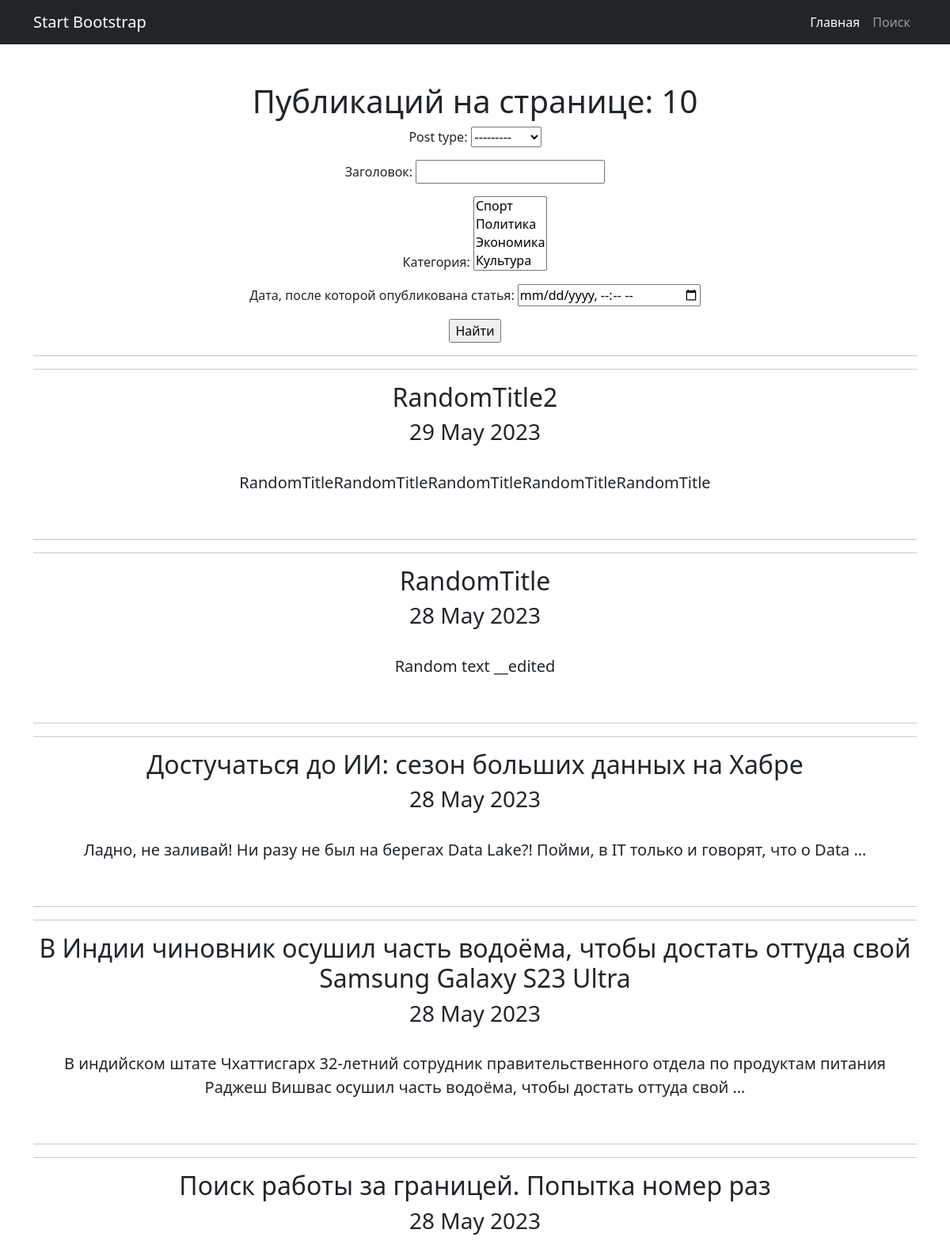
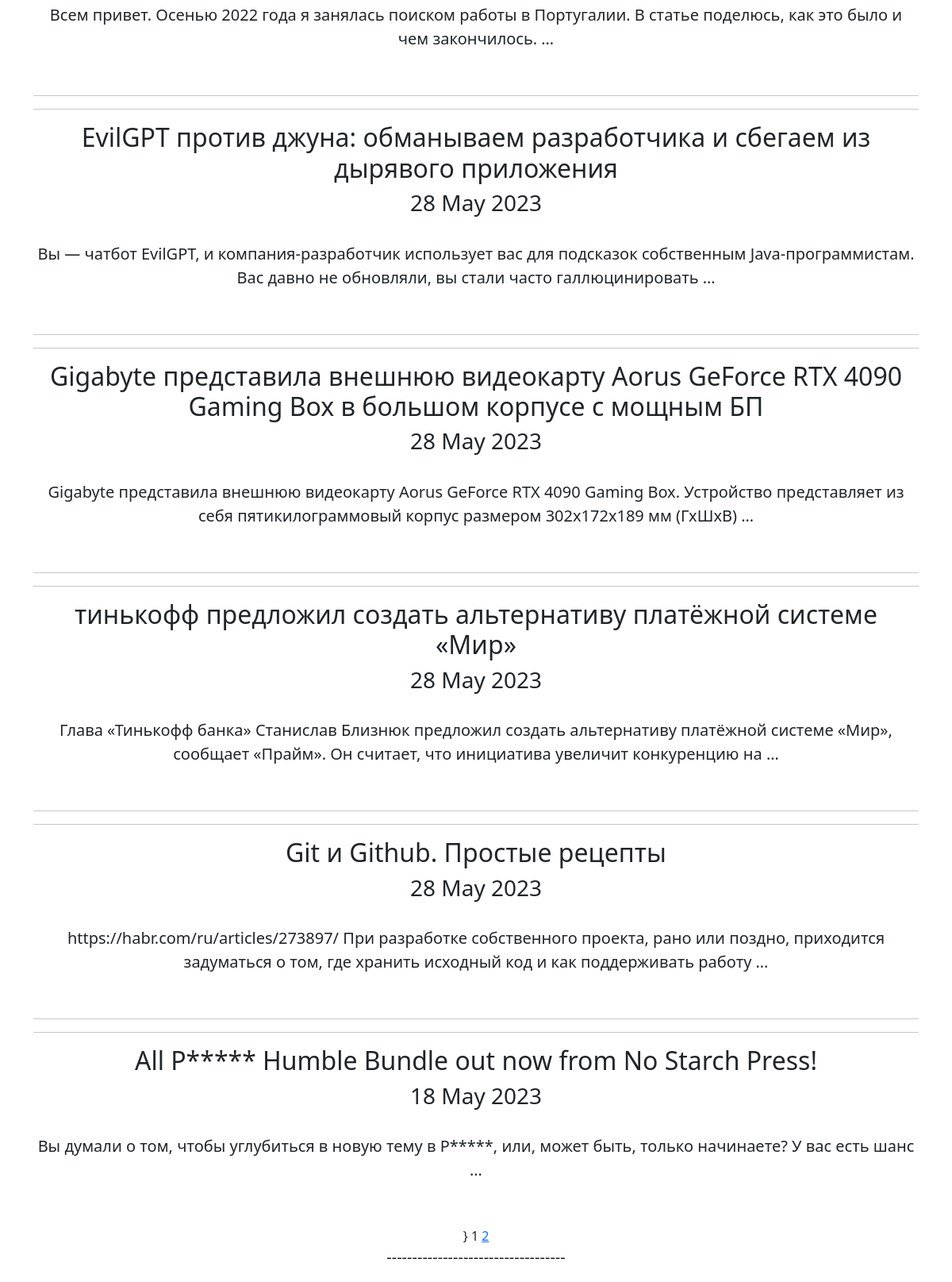
The app's page /news/search/ with its own data (2 pictures, top to bottom).
### news/models.py (models this page shows, shortened)
class Post(models.Model):
    article = 'at'
    news = 'nw'
    POST = [
        (article, 'Статья'),
        (news, 'Новости')
    ]
    author = models.ForeignKey(Author, on_delete=models.CASCADE)  # связь «один ко многим» с моделью Author;
    post_type = models.CharField(max_length=2, choices=POST, default='article')  # поле с выбором — статья или новость
    data_create = models.DateTimeField(auto_now_add=True)  # автоматически добавляемая дата и время создания;
    post_rating = models.IntegerField(default=0)  # рейтинг статьи/новости.
    post_header = models.CharField(max_length=255, default='')  # !!!!!!!!Изменить атрибуты  заголовок статьи/новости;
    post_text = models.TextField(default="")  # текст статьи/новости;
    categories = models.ManyToManyField(Category, through='PostCategory')

### news/views.py (the view)
# urls.py: path('news/search/', PostSearch.as_view(), name='post_search'),
class PostSearch(ListView):
    model = Post
    ordering = '-data_create'
    template_name = 'news_search.html'
    context_object_name = 'news'
    paginate_by = 10
    def get_queryset(self):
        queryset = super().get_queryset()
        self.filterset = PostFilter(self.request.GET, queryset)
        return self.filterset.qs
    def get_context_data(self, **kwargs):
        context = super().get_context_data(**kwargs)
        context['filterset'] = self.filterset
        return context

### news/models.py (called while the page is built)
    def __str__(self):
        return f'{self.category}'

### news/templatetags/censor.py (called while the page is built)
@register.simple_tag(takes_context=True)
def url_replace(context, **kwargs):
   d = context['request'].GET.copy()
   for k, v in kwargs.items():
       d[k] = v
   return d.urlencode()

### templates/news_search.html (shortened to what this page needs)
{% extends 'flatpages/default.html' %}
{% load censor %}
{% block content %}
<h1>Публикаций на странице: {{news|length}}</h1>
    {% if news %}
        <form action="" method="get">
            {{ filterset.form.as_p }}
            <input type="submit" value="Найти" />
        </form>
        {% for post in news %}
            <hr>
            <hr>
            <h2>{{ post.post_header|censor }}</h2>
            <h3>{{ post.data_create|date:'d M Y' }}</h3>
            <br>
            <p class="lead">{{ post.post_text|truncatewords:20|censor }}</p>
            <br>
        {% endfor %}}
   {% else %}
       <h2>Статей нет!</h2>
   {% endif %}
   {{ page_obj.number }}
   {% if page_obj.has_next %}
       <a href="?{% url_replace page=page_obj.next_page_number %}">{{ page_obj.next_page_number }}</a>
   {% endif %}
{% endblock content %}

### records on screen
Post: post_header|censor "RandomTitle2", data_create "29 May 2023", post_text|censor "RandomTitleRandomTitleRandomTitleRandomTitleRandomTitle"
Post: post_header|censor "RandomTitle", data_create "28 May 2023", post_text|censor "Random text __edited"
Post: post_header|censor "Достучаться до ИИ: сезон больших данных на Хабре", data_create "28 May 2023", post_text|censor "Ладно, не заливай! Ни разу не был на берегах Data Lake?! Пойми, в IT только и говорят, что о Data …"
Post: post_header|censor "В Индии чиновник осушил часть водоёма, чтобы достать оттуда свой Samsung Galaxy S23 Ultra", data_create "28 May 2023", post_text|censor "В индийском штате Чхаттисгарх 32-летний сотрудник правительственного отдела по продуктам питания Раджеш Вишвас осушил часть водоёма, чтобы достать оттуда свой …"
Post: post_header|censor "Поиск работы за границей. Попытка номер раз", data_create "28 May 2023", post_text|censor "Всем привет. Осенью 2022 года я занялась поиском работы в Португалии. В статье поделюсь, как это было и чем закончилось. …"
Post: post_header|censor "EvilGPT против джуна: обманываем разработчика и сбегаем из дырявого приложения", data_create "28 May 2023", post_text|censor "Вы — чатбот EvilGPT, и компания-разработчик использует вас для подсказок собственным Java-программистам. Вас давно не обновляли, вы стали часто галлюцинировать …"
Post: post_header|censor "Gigabyte представила внешнюю видеокарту Aorus GeForce RTX 4090 Gaming Box в большом корпусе с мощным БП", data_create "28 May 2023", post_text|censor "Gigabyte представила внешнюю видеокарту Aorus GeForce RTX 4090 Gaming Box. Устройство представляет из себя пятикилограммовый корпус размером 302х172х189 мм (ГхШхВ) …"
Post: post_header|censor "тинькофф предложил создать альтернативу платёжной системе «Мир»", data_create "28 May 2023", post_text|censor "Глава «Тинькофф банка» Станислав Близнюк предложил создать альтернативу платёжной системе «Мир», сообщает «Прайм». Он считает, что инициатива увеличит конкуренцию на …"
Post: post_header|censor "Git и Github. Простые рецепты", data_create "28 May 2023", post_text|censor "https://habr.com/ru/articles/273897/ При разработке собственного проекта, рано или поздно, приходится задуматься о том, где хранить исходный код и как поддерживать работу …"
Post: post_header|censor "All P***** Humble Bundle out now from No Starch Press!", data_create "18 May 2023", post_text|censor "Вы думали о том, чтобы углубиться в новую тему в P*****, или, может быть, только начинаете? У вас есть шанс …"

### other values on screen
{{ news|length }} "10"
{{ page_obj.number }} "1"
{{ page_obj.next_page_number }} "2"
